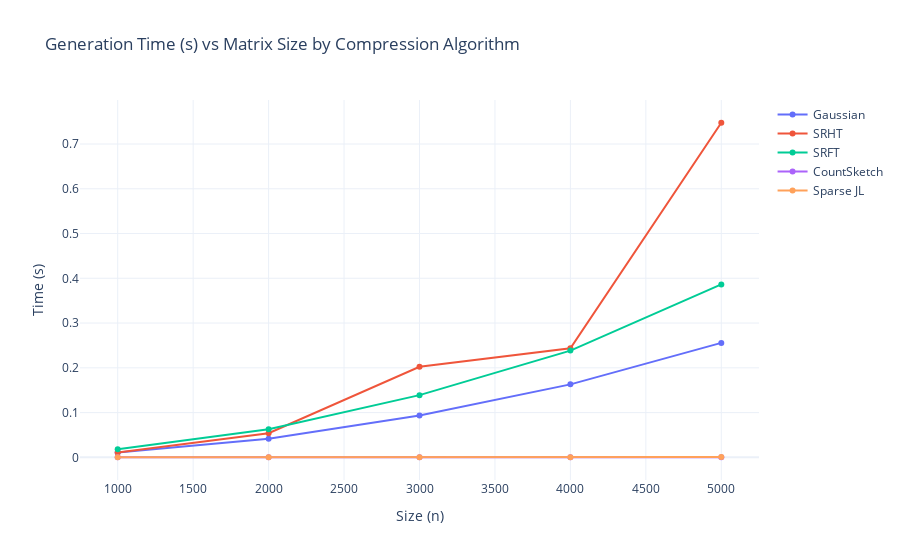

The notebook cell this image was saved under:
### Markdown cell above
***Figure 1: Generation Cost***

### Code cell
fig = go.Figure()

_df = summary_df[summary_df['Density'] == 'dense']
for method in _df['Method'].unique():
    
    fig.add_trace(
        go.Scatter(
            x = _df[_df['Method']==method]['Size'],
            y = _df[_df['Method']==method]['Generation Time'],
            name = method
        ),
    )

fig.update_layout(
    title = 'Generation Time (s) vs Matrix Size by Compression Algorithm',
    xaxis_title = 'Size (n)',
    yaxis_title = 'Time (s)',
    template = 'plotly_white'
)
fig.show()

### Figure 1 — Plotly figure (JSON) as saved in the notebook; plotly's stock layout.template omitted (floating-point values rounded to 4 significant figures)
{"data": [{"name": "Gaussian", "type": "scatter", "x": [1000, 2000, 3000, 4000, 5000], "y": [0.01064, 0.04145, 0.09334, 0.163, 0.2557]}, {"name": "SRHT", "type": "scatter", "x": [1000, 2000, 3000, 4000, 5000], "y": [0.01108, 0.05402, 0.2025, 0.2435, 0.7475]}, {"name": "SRFT", "type": "scatter", "x": [1000, 2000, 3000, 4000, 5000], "y": [0.01797, 0.06269, 0.139, 0.2385, 0.3864]}, {"name": "CountSketch", "type": "scatter", "x": [1000, 2000, 3000, 4000, 5000], "y": [0.0002161, 0.0002172, 0.0002405, 0.0002473, 0.0002797]}, {"name": "Sparse JL", "type": "scatter", "x": [1000, 2000, 3000, 4000, 5000], "y": [0.0002872, 0.0003283, 0.0003907, 0.00043, 0.0005313]}], "layout": {"title": {"text": "Generation Time (s) vs Matrix Size by Compression Algorithm"}, "xaxis": {"title": {"text": "Size (n)"}}, "yaxis": {"title": {"text": "Time (s)"}}}}
